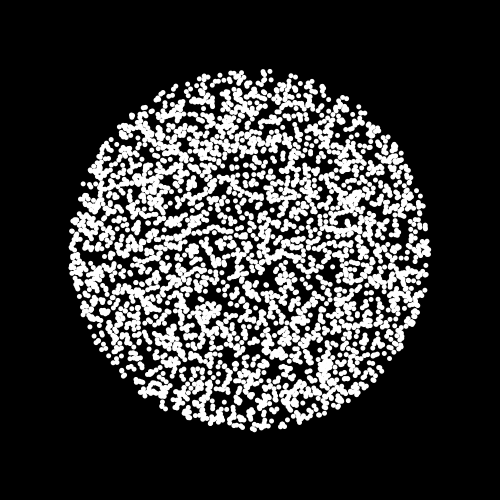
Frame 1 (no input)
Frame 60 (the mouse pressed at the canvas centre just before this capture): identical to frame 1, image omitted
Frame 120 (the mouse held since frame 60 and released just before this capture): identical to frame 1, image omitted

The Processing sketch that drew this single still picture (run headless with seeded random() and noise(); from frame 60 on, the mouse is pressed at the canvas centre):

// Processing sketch: processing_62168
// ── processing_62168.pde

void setup() {
  size(500, 500);

  smooth();
}


void draw() {
  background(0);

  noStroke();
  fill(255);
  ellipseMode(CENTER);

  translate(width/2, height/2);
  
  randomSeed(312);  // Immer die gleiche Zufallsfolge
  
  float numberOfDots = 4000;
  float radius = 180;

  for (int j = 0; j < numberOfDots; j++) {

    float randomangle = random(0, TWO_PI);   // Zufaelliger Winkel von 0 - 360 Grad
    
    float randomradius = radius * sqrt(random(0, 1));   // Homogene Verteilung

    float x = -sin(randomangle) * randomradius; 
    float y = cos(randomangle) * randomradius; 

    ellipse(x, y, 5, 5);
  }
}
